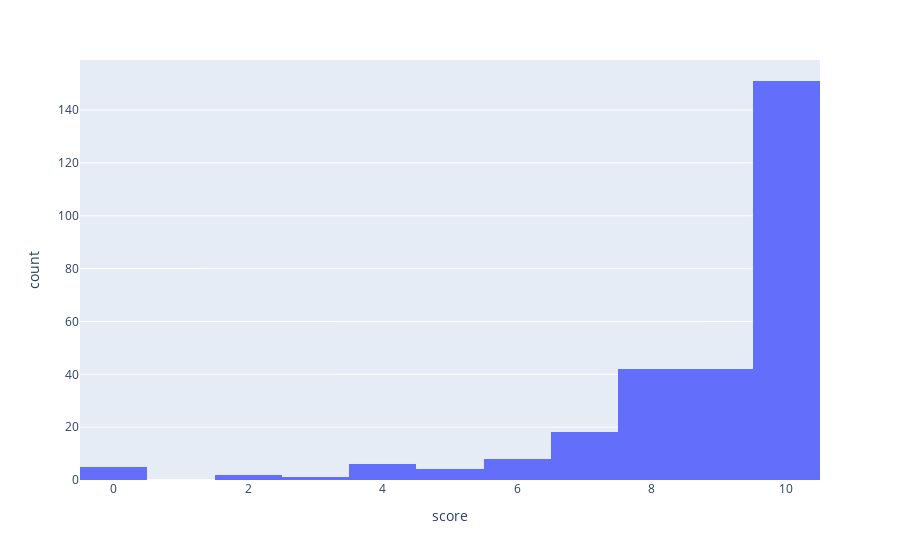

Notebook code for this chart:
### Code cell
fig = px.histogram(data_frame=df_shipment,x='score')

fig.show()

### Figure 1 — Plotly figure (JSON) as saved in the notebook; plotly's stock layout.template omitted (floating-point values rounded to 4 significant figures; data arrays with more than 128 entries replaced by an {"elided": "..."} marker saying what was removed)
{"data": [{"alignmentgroup": "True", "bingroup": "x", "hovertemplate": "score=%{x}<br>count=%{y}<extra></extra>", "legendgroup": "", "marker": {"color": "#636efa", "pattern": {"shape": ""}}, "name": "", "offsetgroup": "", "orientation": "v", "showlegend": false, "type": "histogram", "x": {"elided": "279 int values"}, "xaxis": "x", "yaxis": "y"}], "layout": {"barmode": "relative", "legend": {"tracegroupgap": 0}, "margin": {"t": 60}, "xaxis": {"anchor": "y", "domain": [0, 1], "title": {"text": "score"}}, "yaxis": {"anchor": "x", "domain": [0, 1], "title": {"text": "count"}}}}
